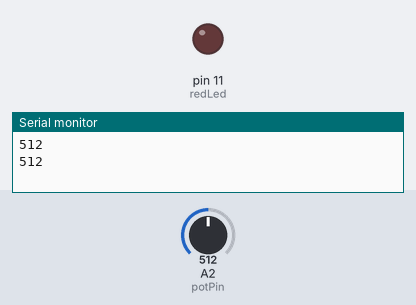
A sketch run on a simulated Arduino Uno, built with avr-gcc and run on an emulated ATmega328P. Shown: output pins drawn as LEDs (lit = HIGH), the last lines printed to the serial monitor. Inputs (shaded band) come from the test bench; at power-on: A2 (potPin) = 512.

Above: at 1.8 s.
1.9 s: A2 (potPin) set to 992
4.2 s: A2 (potPin) set to 1017
At 6.7 s:
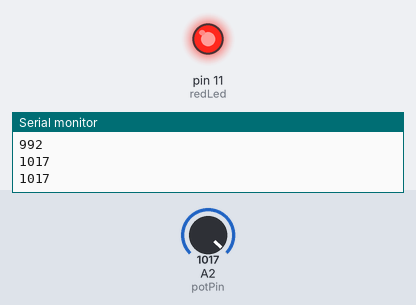
7.5 s: A2 (potPin) set to 990
At 9.2 s:
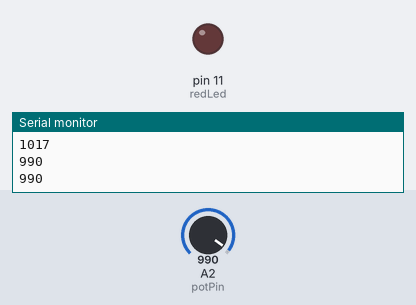
9.5 s: A2 (potPin) set to 1010
At 11.7 s:
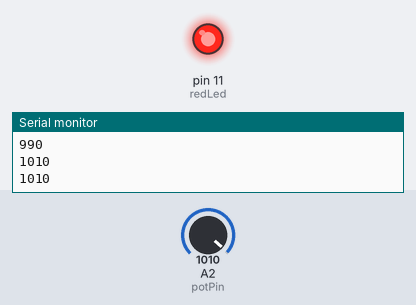
Timing chart, 0 to 13.2 s (numbered marks = the images above; inputs shaded):
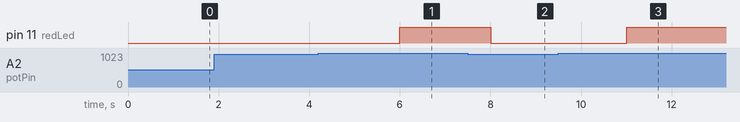

The sketch:

While_loop.ino
```cpp
int redLed = 11;
int potPin = A2;
int delaytime = 1000;
int PotValue;
void setup() {
  // put your setup code here, to run once:
Serial.begin(9600);
pinMode(redLed, OUTPUT);
pinMode(potPin, INPUT);
}

void loop() {
  // put your main code here, to run repeatedly:
PotValue = analogRead(potPin);
Serial.println(PotValue);
delay(delaytime);

while(PotValue>1000){                       //loop sends a warning by turning on led when the read voltage is greater than 1000
  digitalWrite(redLed, HIGH);               // when read voltage is below the critical voltage value of a 1000, the warning signal is off
  Serial.println(PotValue);
  Serial.println();
  delay(delaytime);
  PotValue = analogRead(potPin);           //This is to continuously read the value of the potentiometer while its in the loop so its not stuck there and updates frequently as it changes
}
digitalWrite(redLed, LOW);   // When the read voltage is below the critical value, it escapes the loop as its false and carries out this command which keeps the warning signal off
}
```

Measured:
- the behaviour switches between 1000 and 1001 on A2 (potPin) (found by bisection; images 0 and 1)
- after the input at 4.2 s, pin 11 (redLed): LOW → HIGH after 1.8 s
- after the input at 7.5 s, pin 11 (redLed): HIGH → LOW after 0.50 s
- after the input at 9.5 s, pin 11 (redLed): LOW → HIGH after 1.5 s
